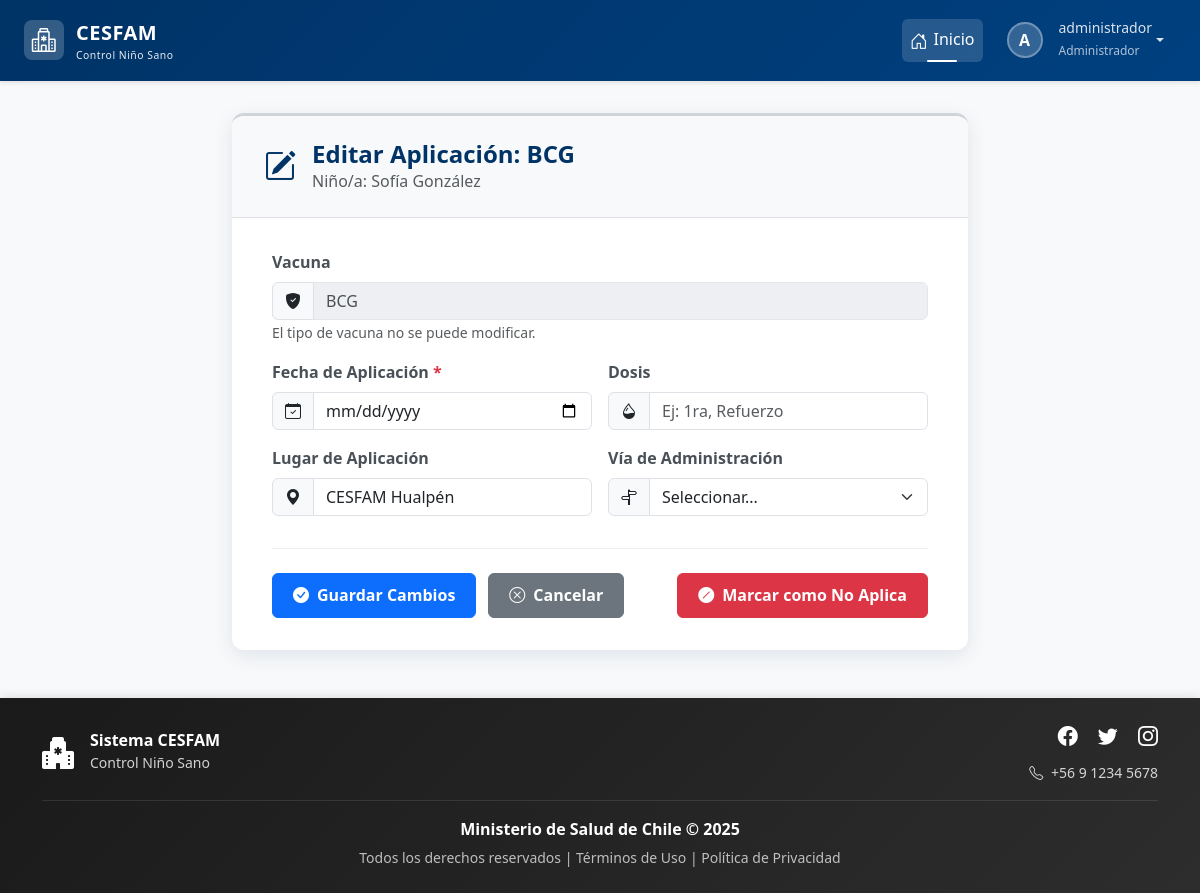
/vacunas/editar/1/ (signed in), run on the app's committed database.
### login/models.py (models this page shows, shortened)
class Usuario(AbstractBaseUser, PermissionsMixin):
    rut = models.CharField(max_length=10, unique=True)
    nombre_completo = models.CharField(max_length=200)
    email = models.EmailField(unique=True)
    rol = models.ForeignKey(Rol, on_delete=models.PROTECT)
    clave_temporal = models.BooleanField(default=False)
    nombre_completo_norm = models.CharField(
        max_length=200,
        editable=False,
        db_index=True
    )
    activo = models.BooleanField(default=True)
    is_staff = models.BooleanField(default=False) # Necesario para el admin de Django
    fecha_creacion = models.DateTimeField(default=timezone.now)
    objects = UsuarioManager()
    USERNAME_FIELD = 'rut'
    REQUIRED_FIELDS = ['nombre_completo', 'email']

class Rol(models.Model):
    id = models.AutoField(primary_key=True)
    nombre_rol = models.CharField(max_length=30, unique=True)
    descripcion = models.CharField(max_length=200)

### control/models.py (models this page shows, shortened)
class VacunaAplicada(models.Model):
    VIA_CHOICES = [
        ('I.D', 'Intradérmica'),
        ('I.M', 'Intramuscular'),
        ('S.C', 'Subcutánea'),
        ('V.O', 'Vía Oral'),
        ('N/A', 'No Aplica'),
    ]
    id = models.AutoField(primary_key=True, db_column='vacuna_aplicada_id')
    nino = models.ForeignKey(Nino, on_delete=models.CASCADE, db_column='rut_nino', related_name='vacunas_aplicadas')
    vacuna = models.ForeignKey(Vacuna, on_delete=models.PROTECT)
    fecha_programada = models.DateField()
    fecha_aplicacion = models.DateField(null=True, blank=True)
    deshabilitado = models.BooleanField(default=False, help_text="Marcar si esta vacuna no aplica o no se realizó.")
    history = HistoricalRecords()
    dosis = models.CharField(max_length=50, null=True, blank=True)
    lugar = models.CharField(max_length=100, null=True, blank=True)
    profesional = models.ForeignKey('login.Profesional', on_delete=models.SET_NULL, null=True, blank=True)
    negacion = models.BooleanField(default=False)
    via = models.CharField(max_length=10, choices=VIA_CHOICES, null=True, blank=True)
    fecha_inoculacion = models.DateField(null=True, blank=True)

class Vacuna(models.Model):
    id = models.AutoField(primary_key=True, db_column='vacuna_id')
    nom_vacuna = models.CharField(max_length=200)
    descripcion = models.CharField(max_length=200, blank=True, null=True)
    meses_programada = models.IntegerField(null=True, blank=True)
    history = HistoricalRecords()

class Nino(models.Model):
    ESTADO_SEGUIMIENTO_CHOICES = [
        ('ACTIVO', 'Seguimiento Activo'),
        ('COMPLETADO', 'Programa Completado'),
        ('TRASLADADO', 'Trasladado/Inactivo'),
        ('FALLECIDO', 'Fallecido'),
        ('OTRO', 'Otro'),
    ]
    SEXO_CHOICES = [
        ('Masculino', 'Masculino'),
        ('Femenino', 'Femenino')
    ]
    rut_nino = models.CharField(max_length=10, primary_key=True)
    nombre = models.CharField(max_length=50)
    ap_paterno = models.CharField(max_length=30)
    ap_materno = models.CharField(max_length=30, blank=True, null=True)
    fecha_nacimiento = models.DateField()
    sexo = models.CharField(max_length=20, choices=SEXO_CHOICES)
    direccion = models.CharField(max_length=200)
    fecha_registro = models.DateTimeField(auto_now_add=True)
    comuna = models.ForeignKey(Comuna, on_delete=models.PROTECT)
    estado_seguimiento = models.CharField(
        max_length=20,
        choices=ESTADO_SEGUIMIENTO_CHOICES,
        default='ACTIVO',
        verbose_name="Estado del Seguimiento"
    )
    sector = models.CharField(
        max_length=50,
        blank=True, # Lo hacemos opcional por si no se conoce al principio
        null=True,
        verbose_name="Sector Asignado"
    )
    fecha_fallecimiento = models.DateField(
        null=True,
        blank=True,
        verbose_name="Fecha de Fallecimiento"
    )
    nombre_norm = models.CharField(
        max_length=50,
        editable=False,     # No se muestra en formularios/admin
        db_index=True       # Indexado para búsquedas rápidas
    )
    ap_paterno_norm = models.CharField(
        max_length=30,
        editable=False,
        db_index=True
    )
    ap_materno_norm = models.CharField(
        max_length=30,
        blank=True,
        null=True,
        editable=False,
        db_index=True
    )
    history = HistoricalRecords()

### control/views.py (the view, shortened to what this page needs)
# urls.py: path('vacunas/editar/<int:vacuna_aplicada_id>/', views.editar_vacuna, name='editar_vacuna'),
@login_required
@rol_requerido(['Administrador', 'Profesional'])
def editar_vacuna(request, vacuna_aplicada_id):
    vacuna_aplicada = get_object_or_404(VacunaAplicada, pk=vacuna_aplicada_id)
    nino = vacuna_aplicada.nino
    contexto = {
        'vacuna_aplicada': vacuna_aplicada,
        'nino': nino,
        'via_choices': VacunaAplicada.VIA_CHOICES,
    }
    return render(request, 'control/vacuna/editar_vacuna.html', contexto)

### control/templates/control/vacuna/editar_vacuna.html (shortened to what this page needs)
{% extends 'base.html' %}
{% load static %}
{% block extra_css %}
    <link rel="stylesheet" href="{% static 'css/estiloformularios.css' %}">
{% endblock %}
{% block content %}
<div class="container">
    <div class="row justify-content-center">
        <div class="col-lg-10 col-xl-8">
            <div class="card form-card">
                <div class="form-header">
                    <div class="form-icon">
                        <i class="bi bi-pencil-square"></i>
                    </div>
                    <div>
                        <h2>Editar Aplicación: {{ vacuna_aplicada.vacuna.nom_vacuna }}</h2>
                        <p class="mb-0 text-muted">Niño/a: {{ nino.nombre }} {{ nino.ap_paterno }}</p>
                    </div>
                </div>
                <div class="form-body">
                    <form method="post">
                        <div class="mb-3 animate-form-element" style="animation-delay: 0.1s;">
                            <label class="form-label">Vacuna</label>
                            <div class="input-group">
                                <span class="input-group-text"><i class="bi bi-shield-fill-check"></i></span>
                                <input type="text" class="form-control" value="{{ vacuna_aplicada.vacuna.nom_vacuna }}" disabled>
                            </div>
                            <small class="form-text text-muted">El tipo de vacuna no se puede modificar.</small>
                        </div>
                        <div class="row g-3 mb-3">
                            <div class="col-md-6 animate-form-element" style="animation-delay: 0.2s;">
                                <label for="fecha_aplicacion" class="form-label form-label-required">Fecha de Aplicación</label>
                                <div class="input-group">
                                    <span class="input-group-text"><i class="bi bi-calendar-check"></i></span>
                                    <input type="date" class="form-control" id="fecha_aplicacion" name="fecha_aplicacion" value="{{ vacuna_aplicada.fecha_aplicacion|date:'Y-m-d' }}" required>
                                </div>
                            </div>
                            <div class="col-md-6 animate-form-element" style="animation-delay: 0.3s;">
                                <label for="dosis" class="form-label">Dosis</label>
                                <div class="input-group">
                                    <span class="input-group-text"><i class="bi bi-droplet-half"></i></span>
                                    <input type="text" class="form-control" id="dosis" name="dosis" value="{{ vacuna_aplicada.dosis|default:'' }}" placeholder="Ej: 1ra, Refuerzo">
                                </div>
                            </div>
                        </div>
                        <div class="row g-3 mb-4">
                            <div class="col-md-6 animate-form-element" style="animation-delay: 0.4s;">
                                <label for="lugar" class="form-label">Lugar de Aplicación</label>
                                <div class="input-group">
                                    <span class="input-group-text"><i class="bi bi-geo-alt-fill"></i></span>
                                    <input type="text" class="form-control" id="lugar" name="lugar" value="{{ vacuna_aplicada.lugar|default:'CESFAM Hualpén' }}" placeholder="Centro de salud">
                                </div>
                            </div>
                            <div class="col-md-6 animate-form-element" style="animation-delay: 0.5s;">
                                <label for="via" class="form-label">Vía de Administración</label>
                                <div class="input-group">
                                    <span class="input-group-text"><i class="bi bi-signpost-split"></i></span>
                                    <select id="via" name="via" class="form-select">
                                        <option value="" {% if not vacuna_aplicada.via %}selected{% endif %} disabled>Seleccionar...</option>
                                    </select>
                                </div>
                            </div>
                        </div>
                        <div class="form-buttons animate-form-element" style="animation-delay: 0.6s;">
                            <button type="submit" class="btn btn-primary">
                                <i class="bi bi-check-circle-fill me-2"></i>Guardar Cambios
                            </button>
                            <a href="{% url 'control:detalle_nino' nino.rut_nino %}#vacunas-pane" class="btn btn-secondary">
                                <i class="bi bi-x-circle me-2"></i>Cancelar
                            </a>
                            <button type="submit" name="action" value="disable" class="btn btn-danger ms-auto"
                                    formnovalidate
                                    onclick="return confirm('¿Estás seguro de que deseas marcar esta vacuna como NO APLICABLE?');">
                                <i class="bi bi-slash-circle-fill me-2"></i>Marcar como No Aplica
                            </button>
                        </div>
                    </form>
                </div> </div> </div>
    </div>
</div>
{% endblock %}

### templates/base.html (shortened to what this page needs)
{% load static %}
<!DOCTYPE html>
<html lang="es">
<head>
    <link href="https://cdn.jsdelivr.net/npm/bootstrap@5.3.2/dist/css/bootstrap.min.css" rel="stylesheet"
>
    <link rel="stylesheet" href="https://cdn.jsdelivr.net/npm/bootstrap-icons@1.11.1/font/bootstrap-icons.css">
    <link href="https://cdn.jsdelivr.net/npm/select2@4.1.0-rc.0/dist/css/select2.min.css" rel="stylesheet" />
    <link rel="stylesheet" href="{% static 'css/estilobase.css' %}">
    {% block extra_css %}{% endblock %}
</head>
<body>
    <nav class="navbar navbar-expand-lg navbar-dark navbar-cesfam sticky-top">
        <div class="container-fluid px-4">
            <a class="navbar-brand" href="{% url 'home' %}">
                <div class="logo-icon">
                    <i class="bi bi-hospital text-white fs-4"></i>
                </div>
                <div>
                    <span>CESFAM</span>
                    <small class="d-block" style="font-size: 0.65rem; font-weight: 400; opacity: 0.9;">
                        Control Niño Sano
                    </small>
                </div>
            </a>
            <div class="collapse navbar-collapse" id="navbarNav">
                <ul class="navbar-nav ms-auto align-items-lg-center">
                    <li class="nav-item">
                        <a class="nav-link active" href="{% url 'home' %}">
                            <i class="bi bi-house-door"></i>Inicio
                        </a>
                    </li>
                    {% if request.user.is_authenticated %}
                    <li class="nav-item dropdown ms-lg-2">
                        <a class="nav-link dropdown-toggle d-flex align-items-center" href="#"
                           id="userDropdown" role="button" data-bs-toggle="dropdown" aria-expanded="false">
                            <div class="user-avatar">
                                {{ request.user.nombre_completo|first|upper }}
                            </div>
                            <div class="d-none d-lg-block text-start ms-2">
                                <small class="d-block" style="line-height: 1.2;">
                                    {{ request.user.nombre_completo|truncatewords:2 }}
                                </small>
                                <small style="font-size: 0.75rem; opacity: 0.8;">
                                    {{ request.user.rol.nombre_rol }}
                                </small>
                            </div>
                        </a>
                    </li>
                    {% else %}
                    <li class="nav-item ms-lg-2">
                        <a class="btn btn-light btn-sm" href="{% url 'login' %}">
                            <i class="bi bi-box-arrow-in-right me-1"></i>Iniciar Sesión
                        </a>
                    </li>
                    {% endif %}
                </ul>
            </div>
        </div>
    </nav>
    <main class="main-container container-fluid px-4">
        {% block content %}
        {% endblock %}
    </main>
    <footer class="footer-cesfam text-white py-4 mt-auto">
        <div class="container">
            <div class="row align-items-center">
                <div class="col-md-4 text-center text-md-start mb-3 mb-md-0">
                    <div class="d-flex align-items-center justify-content-center justify-content-md-start">
                        <i class="bi bi-hospital-fill fs-2 me-3"></i>
                        <div>
                            <h6 class="mb-0 fw-bold">Sistema CESFAM</h6>
                            <small style="opacity: 0.8;">Control Niño Sano</small>
                        </div>
                    </div>
                </div>
                <div class="col-md-4 text-center text-md-end">
                    <div class="social-links mb-2">
                        <a href="#" class="text-white text-decoration-none me-3" aria-label="Facebook">
                            <i class="bi bi-facebook fs-5"></i>
                        </a>
                        <a href="#" class="text-white text-decoration-none me-3" aria-label="Twitter">
                            <i class="bi bi-twitter fs-5"></i>
                        </a>
                        <a href="#" class="text-white text-decoration-none" aria-label="Instagram">
                            <i class="bi bi-instagram fs-5"></i>
                        </a>
                    </div>
                    <small style="opacity: 0.8;">
                        <i class="bi bi-telephone me-1"></i> +56 9 1234 5678
                    </small>
                </div>
            </div>
            <div class="footer-divider my-3"></div>
            <div class="row">
                <div class="col-12 text-center">
                    <p class="mb-1">
                        <strong>Ministerio de Salud de Chile &copy; {% now "Y" %}</strong>
                    </p>
                    <small style="opacity: 0.7;">
                        Todos los derechos reservados |
                        <a href="#" class="text-white text-decoration-none">Términos de Uso</a> |
                        <a href="#" class="text-white text-decoration-none">Política de Privacidad</a>
                    </small>
                </div>
            </div>
        </div>
    </footer>
</body>
</html>

### data on the page
Usuario: user.nombre_completo|first "A", user.nombre_completo "administrador", user.rol.nombre_rol "Administrador"
VacunaAplicada: vacuna.nom_vacuna "BCG", lugar "CESFAM Hualpén", via "Seleccionar..."
Nino: nombre "Sofía", ap_paterno "González"
